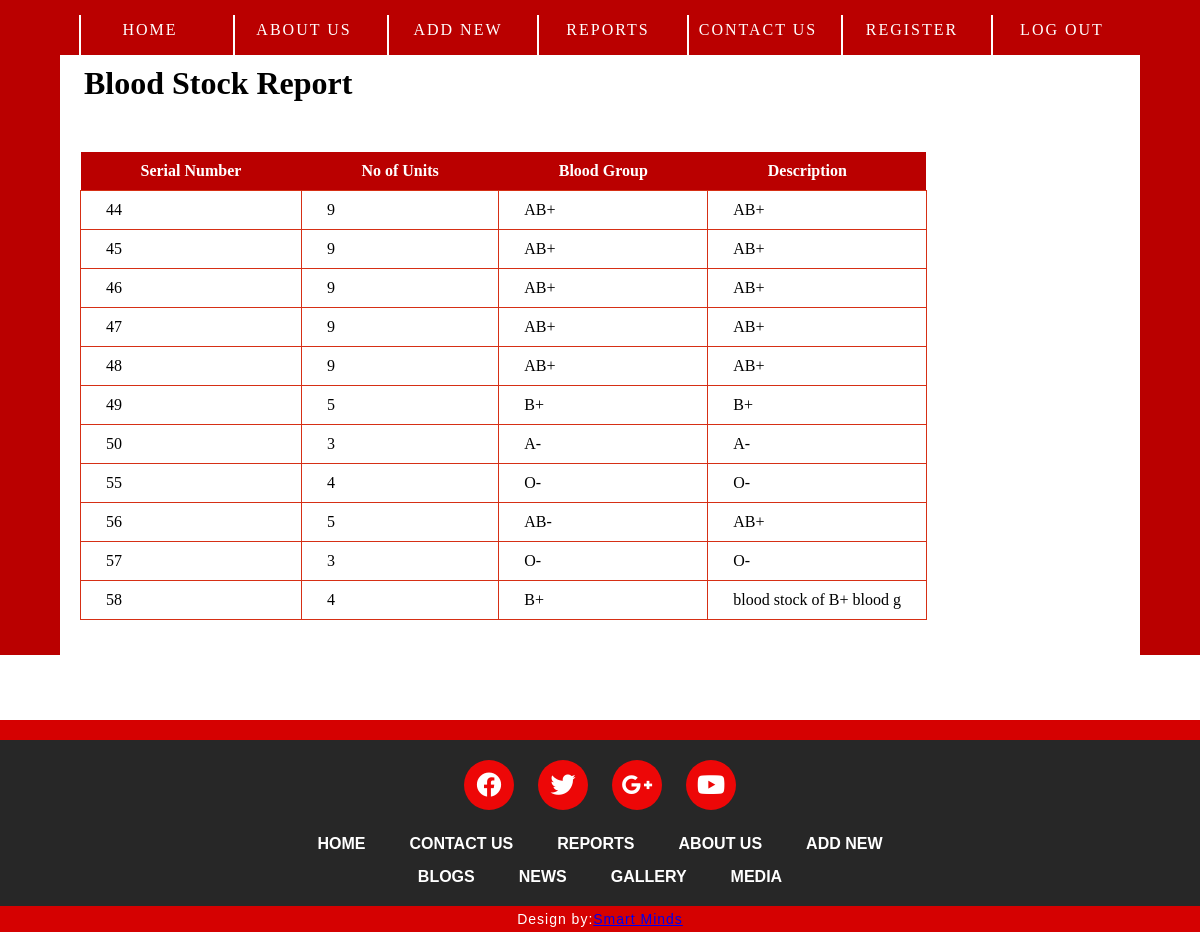
The app's page /bloodstockreport.php with its own data.
### tables this page shows
CREATE TABLE `createbloodstock` (
  `bloodId` int(11) NOT NULL,
  `bloodGroup` varchar(10) NOT NULL,
  `noOfUnits` int(2) NOT NULL,
  `description` varchar(25) NOT NULL
);

### bloodstockreport.php (the view, shortened to what this page needs)
<!doctype html>
<html>
<head>
<link rel="stylesheet" href="https://use.fontawesome.com/releases/v5.8.1/css/all.css">
</head>
<body>
	<div class="nav">
		<ul class="mainmenu">
			<li><a href="#">HOME</a></li>
			<li><a href="aboutus.html">ABOUT US</a></li>
			<li><a href="#">ADD NEW</a>
			<li><a href="#">reports</a>
			<li><a href="contact us edited.html">contact us</a></li>
			<li><a href="#">register</a>
			<li><a href="#">log out</a></li>
		</ul>
	</div>
<div class="box"></div>
	<div class="box2"></div>
<h1 style="margin-top:10px;">&nbsp;&nbsp;&nbsp;Blood Stock Report</h1>
<table>
<tr>
    <th>Serial Number</th>
    <th>No of Units</th>
    <th>Blood Group</th>
    <th>Description</th>
</tr>
<?php
$conn = mysqli_connect("127.0.0.1", "root", "", "bdms");
  $sql = "SELECT bloodId,noOfUnits,bloodGroup,description FROM createbloodstock";
  $result = $conn->query($sql);
  if ($result->num_rows > 0)
{
   while($row = $result->fetch_assoc())
   {
    echo "<tr><td>" . $row["bloodId"]. "</td><td>" . $row["noOfUnits"] . "</td><td>". $row["bloodGroup"]. "</td><td>". $row["description"]."</td></tr>";
   }
      echo "</table>";
}
else
{
    echo "0 results";
}
?>
<div class="footer-top"></div>
  <section id="footer">
  <div class=" footer-main-div">
	<div class="footer-social-icons">
	<ul>
		<li><a href="#" target="blank"><i class="fab fa-facebook"></i></a></li>
		<li><a href="#" target="blank"><i class="fab fa-twitter"></i></a></li>
		<li><a href="#" target="blank"><i class="fab fa-google-plus-g"></i></a></li>
		<li><a href="#" target="blank"><i class="fab fa-youtube"></i></a></li>
	</ul>
</div>
<div class="footer-menu-one">
	<ul>
		<li><a href="#">HOME</a></li>
		<li><a href="#">CONTACT US</a></li>
		<li><a href="#">REPORTS</a></li>
		<li><a href="#">ABOUT US</a></li>
		<li><a href="#">ADD NEW</a></li>
	</ul>
</div>
<div class="footer-menu-two">
	<ul>
		<li><a href="#">BLOGS</a></li>
		<li><a href="#">NEWS</a></li>
		<li><a href="#">GALLERY</a></li>
		<li><a href="#">MEDIA</a></li>
	</ul>
</div>
</div>
<div class="footer-bottom">
	<p>Design by:<a href="#">Smart Minds</a></p>
</div>
</section>
</body>
</html>

### bloodstockreport.php (style rules this page uses)
table { border-collapse:collapse; margin-top: 50px; margin-bottom: 100px; margin-right: 150px; margin-left: 80px; }
table th { text-align:left; background-color:#ba0000; color:#ffffff; padding: 10px 60px; }
table td { border:1px solid #d62f15; padding: 10px 25px; }
.box { top: 10%; left:30%; float: left; background:#ba0000; width: 60px; height:600px; padding: 0px; }
.box2 { top: 10%; left:90%; float: right; background:#ba0000; width: 60px; height:600px; padding: 0px; }
body { background: white; overflow: scroll; }
* { padding: 0px; margin: 0px; box-sizing: border-box; }
.nav { background: #ba0000; padding: 10px,0px; text-align: center; list-style: none; }
.mainmenu >li { display: inline-block; padding: 10px,0px; margin-left: 10px; margin-top: 15px; border-left: 2px solid white; border-left-width: 2px; width:140px; height: 40px; text-align: center; letter-spacing: 2px; font-family: "Georgia"; font-size: 16px; color: black; text-transform: uppercase; transition: 4s; font-weight: 800px; line-height: 30px; }
.mainmenu >li >a { text-decoration: none; color:white; }
* { margin: 0px; padding: 0px; box-sizing: border-box; }
.footer-main-div { width: 100%; height: auto; margin: auto; background: #272727; padding: 20px 0px; }
.footer-social-icons { width: 100%; height: auto; margin: auto; }
.footer-social-icons ul { margin: 0px; padding: 0px; text-align: center; }
.footer-social-icons ul li { display: inline-block; width:50px; height: 50px; margin: 0 10px; border-radius: 100%; background: #ED0707; }
.footer-social-icons ul li a { color: #fff; }
.footer-social-icons ul li a { color: #fff; font-size: 25px; }
.footer-social-icons ul li a i { line-height: 50px; }
.footer-menu-one { width: 100%; height: auto; margin:auto; margin-top: 25px; }
.footer-menu-one ul { margin: 0px; padding: 0px; text-align: center; }
.footer-menu-one ul li { display: inline-block; margin: 0px 20px; }
.footer-menu-one ul li a { font-family: arial; font-size: 16px; font-weight: 600; color: #fff; padding-top: 5px; }
.footer-menu-two { width: 100%; height: auto; margin:auto; margin-top: 15px; }
.footer-menu-two ul { margin: 0px; padding: 0px; text-align: center; }
.footer-menu-two ul li { display: inline-block; margin: 0px 20px; }
.footer-menu-two ul li a { font-family: arial; font-size: 16px; font-weight: 600; color: #fff; padding-top: 5px; }
.footer-bottom { width: 100%; height: auto; margin:auto; background: #D50101; padding: 5px; }
.footer-top { width: 100%; height: 20px; margin:auto; background: #D50101; padding: 5px; }
.footer-bottom p { font-family: arial; font-size: 14px; text-align: center; color: #fff; font-weight: 600px; letter-spacing: 1px; }
.footer-menu-one ul li a { text-decoration: none; }
.footer-menu-two ul li a { text-decoration: none; }

### records on screen
createbloodstock: bloodId "44", noOfUnits "9", bloodGroup "AB+", description "AB+"
createbloodstock: bloodId "45", noOfUnits "9", bloodGroup "AB+", description "AB+"
createbloodstock: bloodId "46", noOfUnits "9", bloodGroup "AB+", description "AB+"
createbloodstock: bloodId "47", noOfUnits "9", bloodGroup "AB+", description "AB+"
createbloodstock: bloodId "48", noOfUnits "9", bloodGroup "AB+", description "AB+"
createbloodstock: bloodId "49", noOfUnits "5", bloodGroup "B+", description "B+"
createbloodstock: bloodId "50", noOfUnits "3", bloodGroup "A-", description "A-"
createbloodstock: bloodId "55", noOfUnits "4", bloodGroup "O-", description "O-"
createbloodstock: bloodId "56", noOfUnits "5", bloodGroup "AB-", description "AB+"
createbloodstock: bloodId "57", noOfUnits "3", bloodGroup "O-", description "O-"
createbloodstock: bloodId "58", noOfUnits "4", bloodGroup "B+", description "blood stock of B+ blood g"
